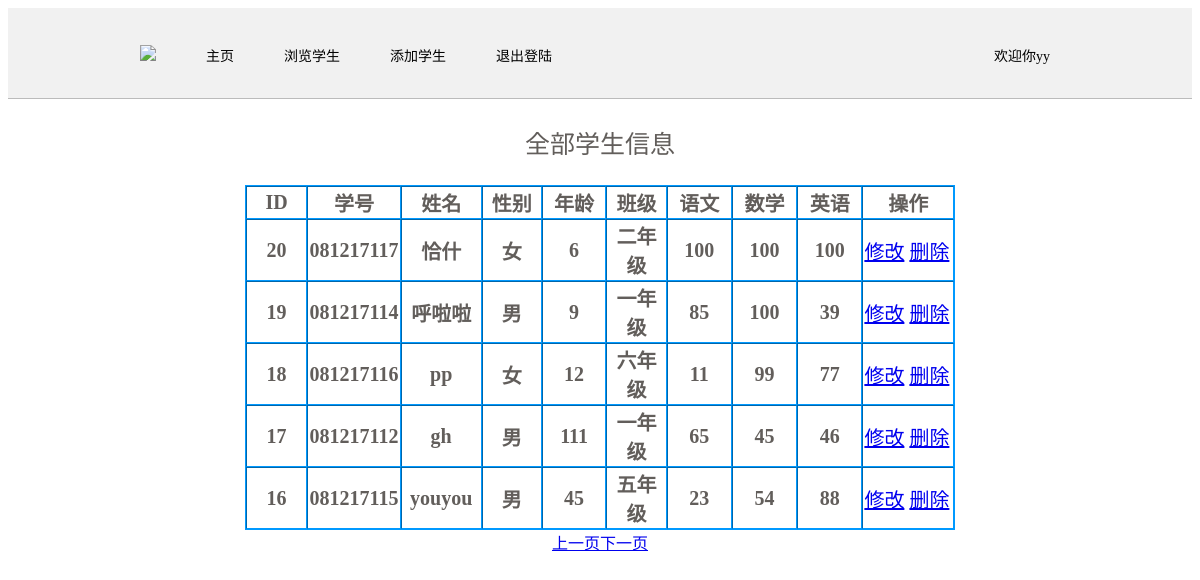
The page /index.php (signed in) on the database its author committed.
### tables this page shows
CREATE TABLE `stu` (
  `id` int(6) unsigned NOT NULL AUTO_INCREMENT,
  `sid` char(20) NOT NULL DEFAULT '0',
  `name` varchar(50) NOT NULL,
  `age` int(6) NOT NULL,
  `sex` varchar(20) DEFAULT NULL,
  `class` varchar(50) NOT NULL,
  `chinese` int(11) DEFAULT NULL,
  `math` int(11) DEFAULT NULL,
  `english` int(11) DEFAULT NULL,
  PRIMARY KEY (`id`)
);

### index.php (the view, shortened to what this page needs)
<!DOCTYPE html>
<html lang="en">
<head>
</head>
<body>
    <div align="center">
    <?php
    require ("public/menu.php");
 ?>
 <div style="font-size:25px;font-family:微软雅黑;color:rgb(98,94,91);" align="center"><p>全部学生信息</p></div>
  <table style="border: solid 1px;border-color:#09F;" align ="center" width=60% border="1" cellspacing="0">
  <?php
  $is_admin=$_SESSION['is_admin'];
  if ($is_admin == 1){
        echo "<tr>";
 echo "<th width=90px style='font-size:20px;font-family:微软雅黑;color:rgb(98,94,91);'>ID</th>";
 echo "<th width=90px style='font-size:20px;font-family:微软雅黑;color:rgb(98,94,91);'>学号</th>";
 echo "<th width=90px style='font-size:20px;font-family:微软雅黑;color:rgb(98,94,91);'>姓名</th>";
 echo "<th width=90px style='font-size:20px;font-family:微软雅黑;color:rgb(98,94,91);'>性别</th>";
 echo "<th width=90px style='font-size:20px;font-family:微软雅黑;color:rgb(98,94,91);'>年龄</th>";
 echo "<th width=90px style='font-size:20px;font-family:微软雅黑;color:rgb(98,94,91);'>班级</th>";
 echo "<th width=90px style='font-size:20px;font-family:微软雅黑;color:rgb(98,94,91);'>语文</th>";
 echo "<th width=90px style='font-size:20px;font-family:微软雅黑;color:rgb(98,94,91);'>数学</th>";
 echo "<th width=90px style='font-size:20px;font-family:微软雅黑;color:rgb(98,94,91);'>英语</th>";
 echo "<th width=90px style='font-size:20px;font-family:微软雅黑;color:rgb(98,94,91);'>操作</th>";
 echo "</tr>";
 $conn=mysqli_connect("localhost","root","root","study");
    $page=isset($_GET['p'])? $_GET['p']:1;
 $sql_select = "select * from stu order by id desc limit ".($page-1) * 5 .",5 ";
 $result=mysqli_query($conn,$sql_select);
 foreach ( $result as $row) {
 echo "<tr>";
 echo "<th width=90px style='font-size:20px;font-family:微软雅黑;color:rgb(98,94,91);'>{$row['id']} </th>";
 echo "<th width=90px style='font-size:20px;font-family:微软雅黑;color:rgb(98,94,91);'>{$row['sid']}</th>";
 echo "<th width=90px style='font-size:20px;font-family:微软雅黑;color:rgb(98,94,91);'>{$row['name']}</th>";
 echo "<th width=90px style='font-size:20px;font-family:微软雅黑;color:rgb(98,94,91);'>{$row['sex']} </th>";
 echo "<th width=90px style='font-size:20px;font-family:微软雅黑;color:rgb(98,94,91);'>{$row['age']} </th>";
 echo "<th width=90px style='font-size:20px;font-family:微软雅黑;color:rgb(98,94,91);'>{$row['class']}</th>";
 echo "<th width=90px style='font-size:20px;font-family:微软雅黑;color:rgb(98,94,91);'>{$row['chinese']} </th>";
 echo "<th width=90px style='font-size:20px;font-family:微软雅黑;color:rgb(98,94,91);'>{$row['math']} </th>";
 echo "<th width=90px style='font-size:20px;font-family:微软雅黑;color:rgb(98,94,91);'>{$row['english']}</th>";
 echo "<td width=150px style='font-size:20px;font-family:微软雅黑;color:rgb(98,94,91);'>
          <a href='edit.php?id={$row['id']}'>修改</a>
          <a href='delete.php?id={$row['id']}' onclick='doDel()'>删除</a>
        </td>";
 echo "</tr>";
        }
}
 ?>
</table>
 <div align='center'>
 <?php
    $to_sql="SELECT COUNT(*)FROM stu";
    $result= mysqli_query($conn,$to_sql);
    $row=mysqli_fetch_array($result);
    $count=$row[0];
    $to_pages=ceil($count/5);
     if($page<=1){
        echo "
            <a href='".$_SERVER['PHP_SELF']."?p=1'>上一页</a>";
        }else{
        echo "<a href='".$_SERVER['PHP_SELF']."?p=".($page-1)."'>上一页</a>";
    }
    if ($page<$to_pages){
        echo "<a href='".$_SERVER['PHP_SELF']."?p=".($page+1)."'>下一页</a>";
    }else{
        echo "<a href='".$_SERVER['PHP_SELF']."?p=".($to_pages)."'>下一页</a>";
    }
    ?>
</div>
</div>
</body>
</html>

### rows shown on the page
stu: id "20", sid "081217117", name "恰什", sex "女", age "6", class "二年级", chinese "100", math "100", english "100"
stu: id "19", sid "081217114", name "呼啦啦", sex "男", age "9", class "一年级", chinese "85", math "100", english "39"
stu: id "18", sid "081217116", name "pp", sex "女", age "12", class "六年级", chinese "11", math "99", english "77"
stu: id "17", sid "081217112", name "gh", sex "男", age "111", class "一年级", chinese "65", math "45", english "46"
stu: id "16", sid "081217115", name "youyou", sex "男", age "45", class "五年级", chinese "23", math "54", english "88"

### other values the page prints
$_SESSION['username'] "yy"
